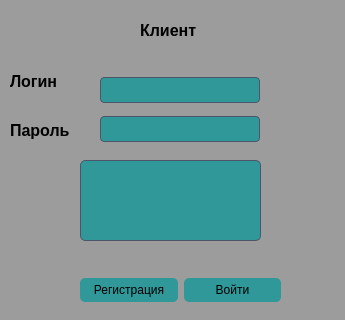
<?xml version="1.0" encoding="UTF-8"?>
<ui version="4.0">
 <class>LoginWindow</class>
 <widget class="QDialog" name="LoginWindow">
  <property name="geometry">
   <rect>
    <x>0</x>
    <y>0</y>
    <width>345</width>
    <height>320</height>
   </rect>
  </property>
  <property name="windowTitle">
   <string>Dialog</string>
  </property>
  <property name="autoFillBackground">
   <bool>false</bool>
  </property>
  <property name="styleSheet">
   <string notr="true">background-color: #9c9c9c;
color: #D8DEE9; </string>
  </property>
  <widget class="QLabel" name="label">
   <property name="geometry">
    <rect>
     <x>140</x>
     <y>20</y>
     <width>61</width>
     <height>21</height>
    </rect>
   </property>
   <property name="styleSheet">
    <string notr="true">QLabel {
    color: black;
    background: transparent; /* Или убрать фон вообще */
    font-weight: bold;
    font-size: 12pt;
}</string>
   </property>
   <property name="text">
    <string>Клиент</string>
   </property>
  </widget>
  <widget class="QTextEdit" name="textEdit_3">
   <property name="geometry">
    <rect>
     <x>80</x>
     <y>160</y>
     <width>181</width>
     <height>81</height>
    </rect>
   </property>
   <property name="styleSheet">
    <string notr="true">QTextEdit {
    background-color: #309898;
    color: black;
    border: 1px solid #4C566A;
    border-radius: 5px;
    padding: 6px;
}</string>
   </property>
  </widget>
  <widget class="QWidget" name="gridLayoutWidget">
   <property name="geometry">
    <rect>
     <x>10</x>
     <y>60</y>
     <width>91</width>
     <height>91</height>
    </rect>
   </property>
   <layout class="QGridLayout" name="gridLayout">
    <item row="0" column="0">
     <widget class="QLabel" name="label_2">
      <property name="styleSheet">
       <string notr="true">QLabel {
    color: black;
    background: transparent; /* Или убрать фон вообще */
    font-weight: bold;
    font-size: 12pt;
}</string>
      </property>
      <property name="text">
       <string>Логин</string>
      </property>
     </widget>
    </item>
    <item row="1" column="0">
     <widget class="QLabel" name="label_3">
      <property name="styleSheet">
       <string notr="true">QLabel {
    color: black;
    background: transparent; /* Или убрать фон вообще */
    font-weight: bold;
    font-size: 12pt;
}</string>
      </property>
      <property name="text">
       <string>Пароль</string>
      </property>
     </widget>
    </item>
   </layout>
  </widget>
  <widget class="QWidget" name="gridLayoutWidget_2">
   <property name="geometry">
    <rect>
     <x>100</x>
     <y>70</y>
     <width>160</width>
     <height>80</height>
    </rect>
   </property>
   <layout class="QGridLayout" name="gridLayout_2">
    <item row="0" column="0">
     <widget class="QLineEdit" name="lineEdit">
      <property name="styleSheet">
       <string notr="true">QLineEdit {
    background-color: #309898;
    color: black;
    border: 1px solid #4C566A;
    border-radius: 4px;
    padding: 4px;
}</string>
      </property>
     </widget>
    </item>
    <item row="1" column="0">
     <widget class="QLineEdit" name="lineEdit_2">
      <property name="styleSheet">
       <string notr="true">QLineEdit {
    background-color: #309898;
    color: black;
    border: 1px solid #4C566A;
    border-radius: 4px;
    padding: 4px;
}</string>
      </property>
     </widget>
    </item>
   </layout>
  </widget>
  <widget class="QWidget" name="gridLayoutWidget_3">
   <property name="geometry">
    <rect>
     <x>80</x>
     <y>250</y>
     <width>201</width>
     <height>80</height>
    </rect>
   </property>
   <layout class="QGridLayout" name="gridLayout_3">
    <item row="0" column="0">
     <widget class="QPushButton" name="pushButton">
      <property name="styleSheet">
       <string notr="true">QPushButton {
    background-color: #309898;
    color: black;
    border-radius: 5px;
    padding: 5px;
}
QPushButton:hover {
    background-color: #81A1C1;
}</string>
      </property>
      <property name="text">
       <string>Регистрация</string>
      </property>
     </widget>
    </item>
    <item row="0" column="1">
     <widget class="QPushButton" name="pushButton_2">
      <property name="styleSheet">
       <string notr="true">QPushButton {
    background-color: #309898;
    color: black;
    border-radius: 5px;
    padding: 5px;
}
QPushButton:hover {
    background-color: #81A1C1;
}</string>
      </property>
      <property name="text">
       <string>Войти</string>
      </property>
     </widget>
    </item>
   </layout>
  </widget>
 </widget>
 <resources/>
 <connections/>
</ui>
